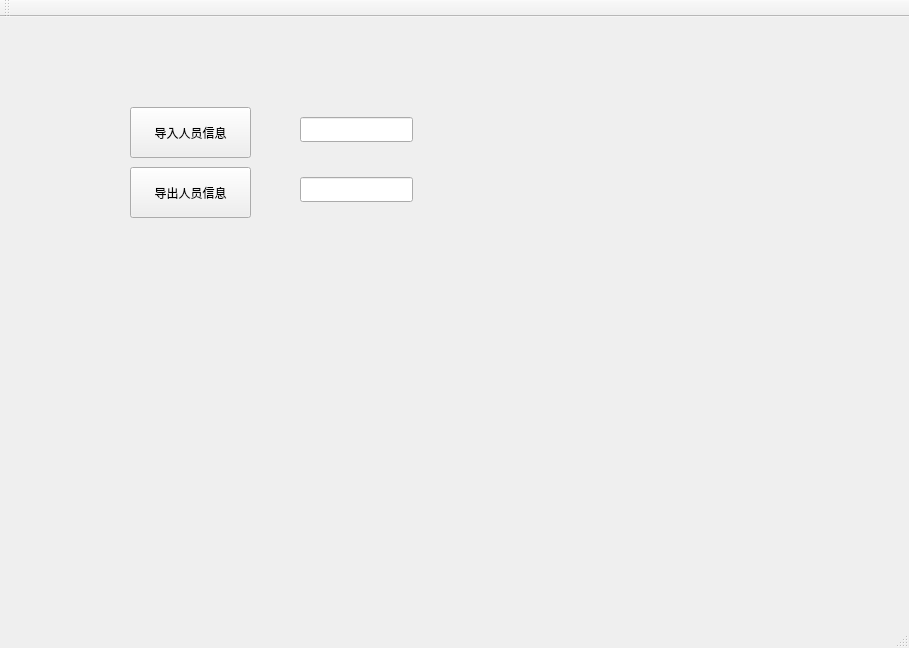
<?xml version="1.0" encoding="UTF-8"?>
<ui version="4.0">
 <class>MainWindow</class>
 <widget class="QMainWindow" name="MainWindow">
  <property name="geometry">
   <rect>
    <x>0</x>
    <y>0</y>
    <width>909</width>
    <height>648</height>
   </rect>
  </property>
  <property name="windowTitle">
   <string>MainWindow</string>
  </property>
  <widget class="QWidget" name="centralWidget">
   <widget class="QPushButton" name="pushButton">
    <property name="geometry">
     <rect>
      <x>130</x>
      <y>90</y>
      <width>121</width>
      <height>51</height>
     </rect>
    </property>
    <property name="text">
     <string>导入人员信息</string>
    </property>
   </widget>
   <widget class="QPushButton" name="pushButton_2">
    <property name="geometry">
     <rect>
      <x>130</x>
      <y>150</y>
      <width>121</width>
      <height>51</height>
     </rect>
    </property>
    <property name="text">
     <string>导出人员信息</string>
    </property>
   </widget>
   <widget class="QLineEdit" name="linImport">
    <property name="geometry">
     <rect>
      <x>300</x>
      <y>100</y>
      <width>113</width>
      <height>25</height>
     </rect>
    </property>
   </widget>
   <widget class="QLineEdit" name="linExport">
    <property name="geometry">
     <rect>
      <x>300</x>
      <y>160</y>
      <width>113</width>
      <height>25</height>
     </rect>
    </property>
   </widget>
  </widget>
  <widget class="QMenuBar" name="menuBar">
   <property name="geometry">
    <rect>
     <x>0</x>
     <y>0</y>
     <width>909</width>
     <height>23</height>
    </rect>
   </property>
  </widget>
  <widget class="QToolBar" name="mainToolBar">
   <attribute name="toolBarArea">
    <enum>TopToolBarArea</enum>
   </attribute>
   <attribute name="toolBarBreak">
    <bool>false</bool>
   </attribute>
  </widget>
  <widget class="QStatusBar" name="statusBar"/>
 </widget>
 <layoutdefault spacing="6" margin="11"/>
 <resources/>
 <connections>
  <connection>
   <sender>pushButton</sender>
   <signal>clicked()</signal>
   <receiver>MainWindow</receiver>
   <slot>importPerson()</slot>
   <hints>
    <hint type="sourcelabel">
     <x>198</x>
     <y>151</y>
    </hint>
    <hint type="destinationlabel">
     <x>252</x>
     <y>77</y>
    </hint>
   </hints>
  </connection>
  <connection>
   <sender>pushButton_2</sender>
   <signal>clicked()</signal>
   <receiver>MainWindow</receiver>
   <slot>exportPerson()</slot>
   <hints>
    <hint type="sourcelabel">
     <x>231</x>
     <y>222</y>
    </hint>
    <hint type="destinationlabel">
     <x>328</x>
     <y>278</y>
    </hint>
   </hints>
  </connection>
 </connections>
 <slots>
  <signal>signal1()</signal>
  <slot>exportPerson()</slot>
  <slot>importPerson()</slot>
 </slots>
</ui>
